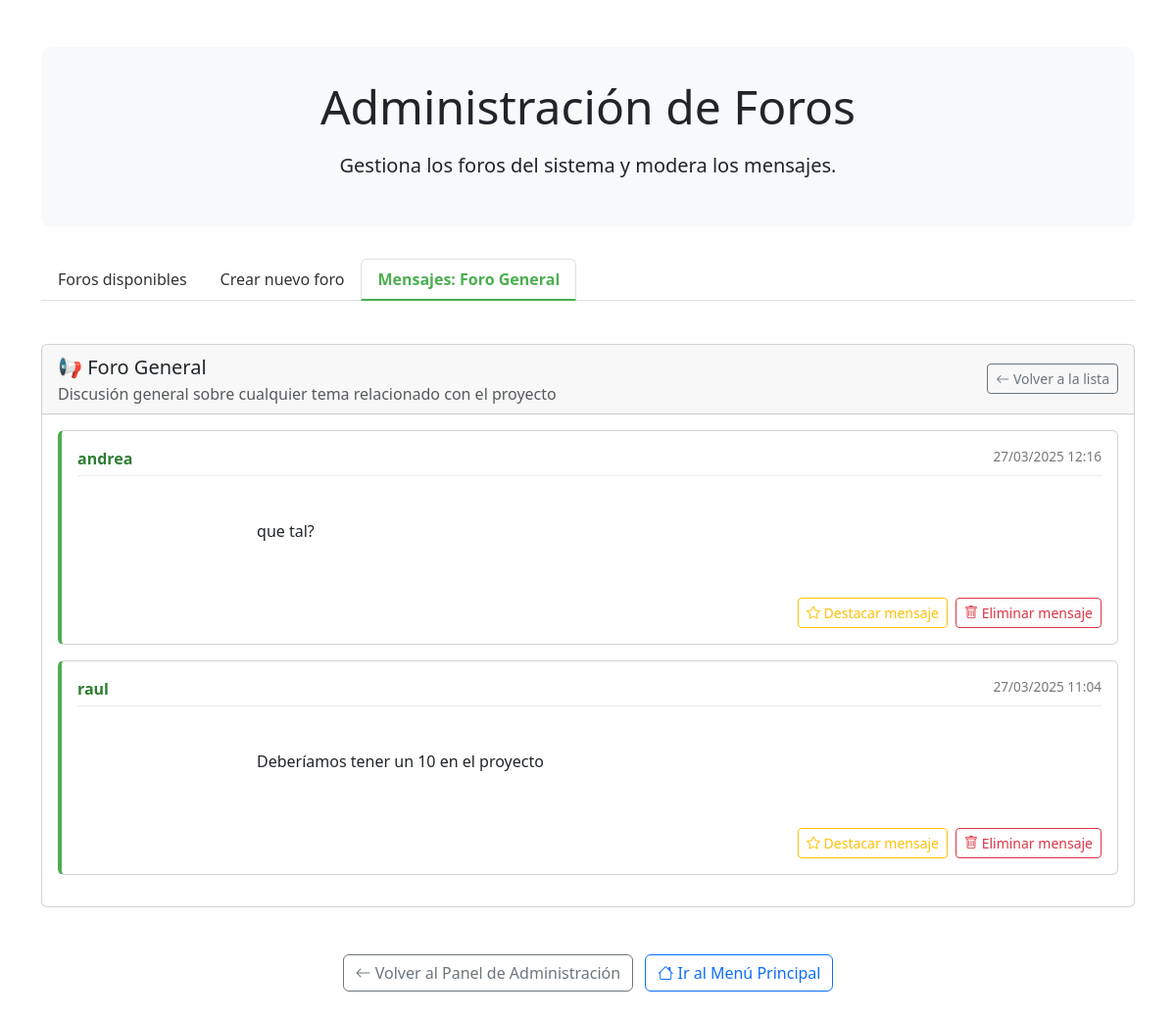
The app's page /admin_foros.php?ver_foro=general (signed in) with its own data.
### tables this page shows
CREATE TABLE `foros` (
  `id` varchar(50) NOT NULL,
  `nombre` varchar(100) NOT NULL,
  `descripcion` text NOT NULL,
  `icono` varchar(10) NOT NULL,
  `fecha_creacion` timestamp NULL DEFAULT CURRENT_TIMESTAMP,
  PRIMARY KEY (`id`)
);

CREATE TABLE `forum_messages` (
  `id` int NOT NULL AUTO_INCREMENT,
  `user_id` int NOT NULL,
  `username` varchar(255) NOT NULL,
  `message` text NOT NULL,
  `categoria` varchar(50) DEFAULT 'general',
  `created_at` timestamp NULL DEFAULT CURRENT_TIMESTAMP,
  `destacado` tinyint(1) DEFAULT '0',
  PRIMARY KEY (`id`),
  KEY `user_id` (`user_id`),
  KEY `idx_forum_created_at` (`created_at`),
  CONSTRAINT `forum_messages_ibfk_1` FOREIGN KEY (`user_id`) REFERENCES `usuarios` (`id`)
);

### admin_foros.php (the view, shortened to what this page needs)
<?php
require_once 'config/database.php';
try {
    $stmt = $pdo->query("SELECT id, nombre_usuario FROM usuarios");
    $usuarios = $stmt->fetchAll(PDO::FETCH_KEY_PAIR);
} catch (PDOException $e) {
    $usuarios = [];
}
$foro_seleccionado = null;
$mensajes_foro = [];
if (isset($_GET['ver_foro'])) {
    $foro_id = $_GET['ver_foro'];
    try {
        $stmt = $pdo->prepare("SELECT * FROM foros WHERE id = ?");
        $stmt->execute([$foro_id]);
        $foro_seleccionado = $stmt->fetch(PDO::FETCH_ASSOC);
        if ($foro_seleccionado) {
            $stmt = $pdo->prepare("SELECT * FROM forum_messages WHERE categoria = ? ORDER BY created_at DESC");
            $stmt->execute([$foro_id]);
            $mensajes_foro = $stmt->fetchAll(PDO::FETCH_ASSOC);
        }
    } catch (PDOException $e) {
        $mensaje = "Error al obtener la información del foro: " . $e->getMessage();
        $tipo_mensaje = "danger";
    }
}
?>
<!DOCTYPE html>
<html lang="es">
<head>
    <link href="https://cdn.jsdelivr.net/npm/bootstrap@5.3.0/dist/css/bootstrap.min.css" rel="stylesheet">
    <link rel="stylesheet" href="https://cdn.jsdelivr.net/npm/bootstrap-icons@1.10.0/font/bootstrap-icons.css">
</head>
<body>
    <div class="container py-5">
        <div class="admin-header text-center">
            <h1 class="display-5 mb-3">Administración de Foros</h1>
            <p class="lead">Gestiona los foros del sistema y modera los mensajes.</p>
        </div>
        <ul class="nav nav-tabs mb-4" id="forosTab" role="tablist">
            <li class="nav-item" role="presentation">
                <button class="nav-link <?php echo !isset($_GET['ver_foro']) ? 'active' : ''; ?>" id="lista-tab" data-bs-toggle="tab" data-bs-target="#listaForos" type="button" role="tab" aria-controls="listaForos" aria-selected="true">
                    Foros disponibles
                </button>
            </li>
            <li class="nav-item" role="presentation">
                <button class="nav-link" id="crear-tab" data-bs-toggle="tab" data-bs-target="#crearForo" type="button" role="tab" aria-controls="crearForo" aria-selected="false">
                    Crear nuevo foro
                </button>
            </li>
            <?php if ($foro_seleccionado): ?>
            <li class="nav-item" role="presentation">
                <button class="nav-link <?php echo isset($_GET['ver_foro']) ? 'active' : ''; ?>" id="mensajes-tab" data-bs-toggle="tab" data-bs-target="#mensajesForo" type="button" role="tab" aria-controls="mensajesForo" aria-selected="false">
                    Mensajes: <?php echo htmlspecialchars($foro_seleccionado['nombre']); ?>
                </button>
            </li>
            <?php endif; ?>
        </ul>
        <div class="tab-content" id="forosTabContent">
            <?php if ($foro_seleccionado): ?>
            <div class="tab-pane fade <?php echo isset($_GET['ver_foro']) ? 'show active' : ''; ?>" id="mensajesForo" role="tabpanel" aria-labelledby="mensajes-tab">
                <div class="card mb-4">
                    <div class="card-header d-flex justify-content-between align-items-center">
                        <div>
                            <span class="fs-5"><?php echo $foro_seleccionado['icono']; ?> <?php echo htmlspecialchars($foro_seleccionado['nombre']); ?></span>
                            <p class="text-muted mb-0"><?php echo htmlspecialchars($foro_seleccionado['descripcion']); ?></p>
                        </div>
                        <a href="admin_foros.php" class="btn btn-outline-secondary btn-sm">
                            <i class="bi bi-arrow-left"></i> Volver a la lista
                        </a>
                    </div>
                    <div class="card-body">
                        <?php if (empty($mensajes_foro)): ?>
                            <div class="alert alert-info">
                                No hay mensajes en este foro.
                            </div>
                        <?php else: ?>
                            <div class="list-group">
                                <?php foreach ($mensajes_foro as $mensaje): ?>
                                    <?php $destacado = isset($mensaje['destacado']) && $mensaje['destacado'] == 1; ?>
                                    <div class="card mensaje-card p-3 mb-3 <?php echo $destacado ? 'destacado' : ''; ?>">
                                        <div class="mensaje-header">
                                            <span class="mensaje-autor">
                                                <?php echo isset($usuarios[$mensaje['user_id']]) ? htmlspecialchars($usuarios[$mensaje['user_id']]) : htmlspecialchars($mensaje['username']); ?>
                                            </span>
                                            <span class="mensaje-fecha">
                                                <?php echo date('d/m/Y H:i', strtotime($mensaje['created_at'])); ?>
                                            </span>
                                        </div>
                                        <div class="mensaje-contenido">
                                            <?php echo nl2br(htmlspecialchars($mensaje['message'])); ?>
                                        </div>
                                        <div class="d-flex justify-content-end mt-2 gap-2">
                                            <form method="post" action="">
                                                <button type="submit" name="destacar_mensaje" class="btn btn-sm btn-outline-warning">
                                                    <i class="bi bi-star<?php echo $destacado ? '-fill' : ''; ?>"></i>
                                                    <?php echo $destacado ? 'Quitar destacado' : 'Destacar mensaje'; ?>
                                                </button>
                                            </form>
                                            <form method="post" action="" onsubmit="return confirm('¿Estás seguro de que deseas eliminar este mensaje?');">
                                                <button type="submit" name="eliminar_mensaje" class="btn btn-sm btn-outline-danger">
                                                    <i class="bi bi-trash"></i> Eliminar mensaje
                                                </button>
                                            </form>
                                        </div>
                                    </div>
                                <?php endforeach; ?>
                            </div>
                        <?php endif; ?>
                    </div>
                </div>
            </div>
            <?php endif; ?>
        </div>
        <div class="text-center mt-5">
            <a href="admin.php" class="btn btn-outline-secondary me-2">
                <i class="bi bi-arrow-left"></i> Volver al Panel de Administración
            </a>
            <a href="principal.php" class="btn btn-outline-primary" onclick="sessionStorage.removeItem('currentSection');">
                <i class="bi bi-house"></i> Ir al Menú Principal
            </a>
        </div>
    </div>
</body>
</html>

### admin_foros.php (style rules this page uses)
.admin-header { background-color: #f8f9fa; border-radius: 10px; padding: 2rem; margin-bottom: 2rem; }
.mensaje-card { margin-bottom: 15px; border-left: 4px solid #4caf50; }
.mensaje-header { display: flex; justify-content: space-between; border-bottom: 1px solid #eee; padding-bottom: 5px; margin-bottom: 10px; }
.mensaje-autor { font-weight: bold; color: #2e7d32; }
.mensaje-fecha { color: #777; font-size: 0.85rem; }
.tab-content { padding-top: 20px; }
.nav-tabs .nav-link.active { border-bottom: 2px solid #4caf50; color: #4caf50; font-weight: bold; }
.nav-tabs .nav-link { color: #333; }
.mensaje-contenido { margin-top: 10px; white-space: pre-wrap; }

### records on screen
foros: nombre "Foro General", icono "📢", descripcion "Discusión general sobre cualquier tema relacionado con el proyecto"
forum_messages: user "andrea", created_at "27/03/2025 12:16", message "que tal?", destacado 0 (drawn)
forum_messages: user "raul", created_at "27/03/2025 11:04", message "Deberíamos tener un 10 en el proyecto", destacado 0 (drawn)
